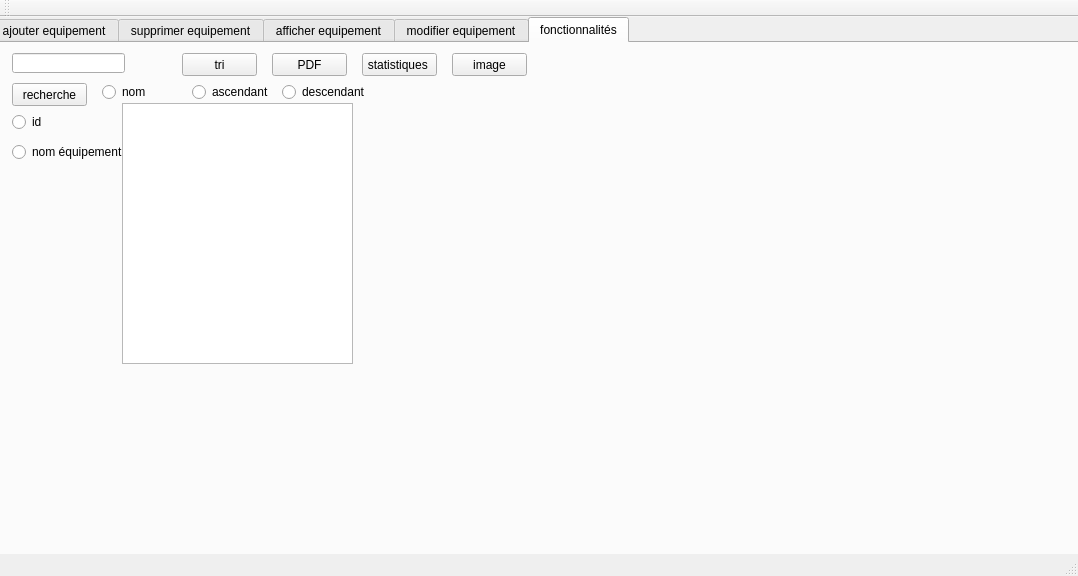
<?xml version="1.0" encoding="UTF-8"?>
<ui version="4.0">
 <class>MainWindow</class>
 <widget class="QMainWindow" name="MainWindow">
  <property name="geometry">
   <rect>
    <x>0</x>
    <y>0</y>
    <width>1078</width>
    <height>576</height>
   </rect>
  </property>
  <property name="windowTitle">
   <string>Gestion des Clients</string>
  </property>
  <widget class="QWidget" name="centralWidget">
   <widget class="QTabWidget" name="tabWidget">
    <property name="geometry">
     <rect>
      <x>-10</x>
      <y>0</y>
      <width>1091</width>
      <height>571</height>
     </rect>
    </property>
    <property name="currentIndex">
     <number>4</number>
    </property>
    <widget class="QWidget" name="widget_2">
     <attribute name="title">
      <string>ajouter equipement</string>
     </attribute>
     <widget class="QLabel" name="label">
      <property name="geometry">
       <rect>
        <x>430</x>
        <y>140</y>
        <width>21</width>
        <height>20</height>
       </rect>
      </property>
      <property name="text">
       <string>&lt;html&gt;&lt;head/&gt;&lt;body&gt;&lt;p&gt;&lt;span style=&quot; font-size:12pt; font-weight:600; color:#ff007f;&quot;&gt;id:&lt;/span&gt;&lt;/p&gt;&lt;/body&gt;&lt;/html&gt;</string>
      </property>
     </widget>
     <widget class="QLineEdit" name="le_id">
      <property name="geometry">
       <rect>
        <x>450</x>
        <y>140</y>
        <width>221</width>
        <height>20</height>
       </rect>
      </property>
     </widget>
     <widget class="QLineEdit" name="le_nom">
      <property name="geometry">
       <rect>
        <x>450</x>
        <y>170</y>
        <width>221</width>
        <height>20</height>
       </rect>
      </property>
     </widget>
     <widget class="QLineEdit" name="le_prix">
      <property name="geometry">
       <rect>
        <x>450</x>
        <y>200</y>
        <width>221</width>
        <height>20</height>
       </rect>
      </property>
     </widget>
     <widget class="QLineEdit" name="le_panne">
      <property name="geometry">
       <rect>
        <x>450</x>
        <y>230</y>
        <width>221</width>
        <height>21</height>
       </rect>
      </property>
     </widget>
     <widget class="QLabel" name="label_4">
      <property name="geometry">
       <rect>
        <x>270</x>
        <y>170</y>
        <width>181</width>
        <height>20</height>
       </rect>
      </property>
      <property name="text">
       <string>&lt;html&gt;&lt;head/&gt;&lt;body&gt;&lt;p&gt;&lt;span style=&quot; font-size:12pt; font-weight:600; color:#ff007f;&quot;&gt;nom de l'équipement:&lt;/span&gt;&lt;/p&gt;&lt;/body&gt;&lt;/html&gt;</string>
      </property>
     </widget>
     <widget class="QLabel" name="label_5">
      <property name="geometry">
       <rect>
        <x>410</x>
        <y>200</y>
        <width>41</width>
        <height>20</height>
       </rect>
      </property>
      <property name="text">
       <string>&lt;html&gt;&lt;head/&gt;&lt;body&gt;&lt;p&gt;&lt;span style=&quot; font-size:12pt; font-weight:600; color:#ff007f;&quot;&gt;prix:&lt;/span&gt;&lt;/p&gt;&lt;/body&gt;&lt;/html&gt;</string>
      </property>
     </widget>
     <widget class="QLabel" name="label_6">
      <property name="geometry">
       <rect>
        <x>390</x>
        <y>230</y>
        <width>61</width>
        <height>20</height>
       </rect>
      </property>
      <property name="text">
       <string>&lt;html&gt;&lt;head/&gt;&lt;body&gt;&lt;p&gt;&lt;span style=&quot; font-size:12pt; font-weight:600; color:#ff007f;&quot;&gt;panne:&lt;/span&gt;&lt;/p&gt;&lt;/body&gt;&lt;/html&gt;</string>
      </property>
     </widget>
     <widget class="QPushButton" name="pb_ajout">
      <property name="geometry">
       <rect>
        <x>710</x>
        <y>170</y>
        <width>81</width>
        <height>41</height>
       </rect>
      </property>
      <property name="text">
       <string>ajouter</string>
      </property>
     </widget>
     <widget class="QLabel" name="label_36">
      <property name="geometry">
       <rect>
        <x>940</x>
        <y>0</y>
        <width>141</width>
        <height>101</height>
       </rect>
      </property>
      <property name="text">
       <string/>
      </property>
      <property name="pixmap">
       <pixmap>../3.png</pixmap>
      </property>
     </widget>
     <widget class="QLabel" name="label_37">
      <property name="geometry">
       <rect>
        <x>10</x>
        <y>-30</y>
        <width>1071</width>
        <height>571</height>
       </rect>
      </property>
      <property name="text">
       <string/>
      </property>
      <property name="pixmap">
       <pixmap>../1.jpg</pixmap>
      </property>
     </widget>
     <zorder>label_37</zorder>
     <zorder>label</zorder>
     <zorder>le_id</zorder>
     <zorder>le_nom</zorder>
     <zorder>le_prix</zorder>
     <zorder>le_panne</zorder>
     <zorder>label_4</zorder>
     <zorder>label_5</zorder>
     <zorder>label_6</zorder>
     <zorder>pb_ajout</zorder>
     <zorder>label_36</zorder>
    </widget>
    <widget class="QWidget" name="widget">
     <attribute name="title">
      <string>supprimer equipement</string>
     </attribute>
     <widget class="QLabel" name="label_7">
      <property name="geometry">
       <rect>
        <x>390</x>
        <y>190</y>
        <width>21</width>
        <height>16</height>
       </rect>
      </property>
      <property name="text">
       <string>&lt;html&gt;&lt;head/&gt;&lt;body&gt;&lt;p&gt;&lt;span style=&quot; font-size:12pt; font-weight:600; color:#ff007f;&quot;&gt;id:&lt;/span&gt;&lt;/p&gt;&lt;/body&gt;&lt;/html&gt;</string>
      </property>
     </widget>
     <widget class="QLineEdit" name="id_supp">
      <property name="geometry">
       <rect>
        <x>420</x>
        <y>190</y>
        <width>301</width>
        <height>20</height>
       </rect>
      </property>
      <property name="text">
       <string/>
      </property>
     </widget>
     <widget class="QPushButton" name="pb_supp">
      <property name="geometry">
       <rect>
        <x>510</x>
        <y>220</y>
        <width>121</width>
        <height>23</height>
       </rect>
      </property>
      <property name="text">
       <string>supprimer</string>
      </property>
     </widget>
     <widget class="QLabel" name="label_33">
      <property name="geometry">
       <rect>
        <x>0</x>
        <y>0</y>
        <width>1091</width>
        <height>551</height>
       </rect>
      </property>
      <property name="text">
       <string/>
      </property>
      <property name="pixmap">
       <pixmap>../2.jpg</pixmap>
      </property>
     </widget>
     <widget class="QLabel" name="label_34">
      <property name="geometry">
       <rect>
        <x>940</x>
        <y>0</y>
        <width>141</width>
        <height>101</height>
       </rect>
      </property>
      <property name="text">
       <string/>
      </property>
      <property name="pixmap">
       <pixmap>../3.png</pixmap>
      </property>
     </widget>
     <zorder>label_33</zorder>
     <zorder>label_7</zorder>
     <zorder>id_supp</zorder>
     <zorder>pb_supp</zorder>
     <zorder>label_34</zorder>
    </widget>
    <widget class="QWidget" name="tab">
     <attribute name="title">
      <string>afficher equipement</string>
     </attribute>
     <widget class="QTableView" name="tab_equipement">
      <property name="geometry">
       <rect>
        <x>170</x>
        <y>80</y>
        <width>611</width>
        <height>231</height>
       </rect>
      </property>
     </widget>
     <widget class="QLabel" name="label_32">
      <property name="geometry">
       <rect>
        <x>-120</x>
        <y>-40</y>
        <width>1231</width>
        <height>591</height>
       </rect>
      </property>
      <property name="text">
       <string/>
      </property>
      <property name="pixmap">
       <pixmap>../1.jpg</pixmap>
      </property>
     </widget>
     <widget class="QLabel" name="label_35">
      <property name="geometry">
       <rect>
        <x>940</x>
        <y>0</y>
        <width>141</width>
        <height>101</height>
       </rect>
      </property>
      <property name="text">
       <string/>
      </property>
      <property name="pixmap">
       <pixmap>../3.png</pixmap>
      </property>
     </widget>
     <widget class="QLineEdit" name="lineEdit_3">
      <property name="geometry">
       <rect>
        <x>330</x>
        <y>350</y>
        <width>113</width>
        <height>20</height>
       </rect>
      </property>
     </widget>
     <widget class="QPushButton" name="pushButton">
      <property name="geometry">
       <rect>
        <x>480</x>
        <y>350</y>
        <width>75</width>
        <height>23</height>
       </rect>
      </property>
      <property name="text">
       <string>modifier</string>
      </property>
     </widget>
     <zorder>label_32</zorder>
     <zorder>tab_equipement</zorder>
     <zorder>label_35</zorder>
     <zorder>lineEdit_3</zorder>
     <zorder>pushButton</zorder>
    </widget>
    <widget class="QWidget" name="tab_2">
     <attribute name="title">
      <string>modifier equipement</string>
     </attribute>
     <widget class="QLabel" name="label_2">
      <property name="geometry">
       <rect>
        <x>370</x>
        <y>180</y>
        <width>21</width>
        <height>20</height>
       </rect>
      </property>
      <property name="text">
       <string>&lt;html&gt;&lt;head/&gt;&lt;body&gt;&lt;p&gt;&lt;span style=&quot; font-size:12pt; font-weight:600; color:#ff007f;&quot;&gt;id:&lt;/span&gt;&lt;/p&gt;&lt;/body&gt;&lt;/html&gt;</string>
      </property>
     </widget>
     <widget class="QLineEdit" name="le__prix">
      <property name="geometry">
       <rect>
        <x>400</x>
        <y>240</y>
        <width>181</width>
        <height>20</height>
       </rect>
      </property>
     </widget>
     <widget class="QLabel" name="label_3">
      <property name="geometry">
       <rect>
        <x>230</x>
        <y>210</y>
        <width>161</width>
        <height>20</height>
       </rect>
      </property>
      <property name="text">
       <string>&lt;html&gt;&lt;head/&gt;&lt;body&gt;&lt;p&gt;&lt;span style=&quot; font-size:12pt; font-weight:600; color:#ff007f;&quot;&gt;nom d'équipement:&lt;/span&gt;&lt;/p&gt;&lt;/body&gt;&lt;/html&gt;</string>
      </property>
     </widget>
     <widget class="QLabel" name="label_8">
      <property name="geometry">
       <rect>
        <x>350</x>
        <y>240</y>
        <width>41</width>
        <height>20</height>
       </rect>
      </property>
      <property name="text">
       <string>&lt;html&gt;&lt;head/&gt;&lt;body&gt;&lt;p&gt;&lt;span style=&quot; font-size:12pt; font-weight:600; color:#ff007f;&quot;&gt;prix:&lt;/span&gt;&lt;/p&gt;&lt;/body&gt;&lt;/html&gt;</string>
      </property>
     </widget>
     <widget class="QLabel" name="label_9">
      <property name="geometry">
       <rect>
        <x>330</x>
        <y>270</y>
        <width>61</width>
        <height>20</height>
       </rect>
      </property>
      <property name="text">
       <string>&lt;html&gt;&lt;head/&gt;&lt;body&gt;&lt;p&gt;&lt;span style=&quot; font-size:12pt; font-weight:600; color:#ff007f;&quot;&gt;panne:&lt;/span&gt;&lt;/p&gt;&lt;/body&gt;&lt;/html&gt;</string>
      </property>
     </widget>
     <widget class="QLineEdit" name="le__id">
      <property name="geometry">
       <rect>
        <x>400</x>
        <y>180</y>
        <width>181</width>
        <height>20</height>
       </rect>
      </property>
     </widget>
     <widget class="QLineEdit" name="le__panne">
      <property name="geometry">
       <rect>
        <x>402</x>
        <y>270</y>
        <width>181</width>
        <height>20</height>
       </rect>
      </property>
     </widget>
     <widget class="QLineEdit" name="le__nom">
      <property name="geometry">
       <rect>
        <x>400</x>
        <y>210</y>
        <width>181</width>
        <height>20</height>
       </rect>
      </property>
      <property name="text">
       <string/>
      </property>
     </widget>
     <widget class="QPushButton" name="pb_modifier">
      <property name="geometry">
       <rect>
        <x>620</x>
        <y>210</y>
        <width>75</width>
        <height>51</height>
       </rect>
      </property>
      <property name="text">
       <string>modifier</string>
      </property>
     </widget>
     <widget class="QLabel" name="label_29">
      <property name="geometry">
       <rect>
        <x>-240</x>
        <y>-240</y>
        <width>1621</width>
        <height>841</height>
       </rect>
      </property>
      <property name="text">
       <string/>
      </property>
      <property name="pixmap">
       <pixmap>../2.jpg</pixmap>
      </property>
     </widget>
     <widget class="QLabel" name="label_30">
      <property name="geometry">
       <rect>
        <x>940</x>
        <y>0</y>
        <width>141</width>
        <height>101</height>
       </rect>
      </property>
      <property name="text">
       <string/>
      </property>
      <property name="pixmap">
       <pixmap>../3.png</pixmap>
      </property>
     </widget>
     <widget class="QLineEdit" name="lineEdit_2">
      <property name="geometry">
       <rect>
        <x>402</x>
        <y>120</y>
        <width>181</width>
        <height>20</height>
       </rect>
      </property>
     </widget>
     <zorder>label_29</zorder>
     <zorder>label_2</zorder>
     <zorder>le__prix</zorder>
     <zorder>label_3</zorder>
     <zorder>label_8</zorder>
     <zorder>label_9</zorder>
     <zorder>le__id</zorder>
     <zorder>le__panne</zorder>
     <zorder>le__nom</zorder>
     <zorder>pb_modifier</zorder>
     <zorder>label_30</zorder>
     <zorder>lineEdit_2</zorder>
    </widget>
    <widget class="QWidget" name="tab_3">
     <attribute name="title">
      <string>fonctionnalités</string>
     </attribute>
     <widget class="QRadioButton" name="radioButton_id">
      <property name="geometry">
       <rect>
        <x>20</x>
        <y>70</y>
        <width>83</width>
        <height>18</height>
       </rect>
      </property>
      <property name="text">
       <string>id</string>
      </property>
     </widget>
     <widget class="QRadioButton" name="radioButton_nom">
      <property name="geometry">
       <rect>
        <x>20</x>
        <y>100</y>
        <width>111</width>
        <height>18</height>
       </rect>
      </property>
      <property name="text">
       <string>nom équipement</string>
      </property>
     </widget>
     <widget class="QPushButton" name="pb_rech">
      <property name="geometry">
       <rect>
        <x>20</x>
        <y>40</y>
        <width>75</width>
        <height>23</height>
       </rect>
      </property>
      <property name="text">
       <string>recherche</string>
      </property>
     </widget>
     <widget class="QPushButton" name="pb_tri">
      <property name="geometry">
       <rect>
        <x>190</x>
        <y>10</y>
        <width>75</width>
        <height>23</height>
       </rect>
      </property>
      <property name="text">
       <string>tri</string>
      </property>
     </widget>
     <widget class="QPushButton" name="pb_stat">
      <property name="geometry">
       <rect>
        <x>370</x>
        <y>10</y>
        <width>75</width>
        <height>23</height>
       </rect>
      </property>
      <property name="text">
       <string>statistiques </string>
      </property>
     </widget>
     <widget class="QLineEdit" name="lineEdit">
      <property name="geometry">
       <rect>
        <x>20</x>
        <y>10</y>
        <width>113</width>
        <height>20</height>
       </rect>
      </property>
     </widget>
     <widget class="QRadioButton" name="rb_asc_historique">
      <property name="geometry">
       <rect>
        <x>200</x>
        <y>40</y>
        <width>83</width>
        <height>18</height>
       </rect>
      </property>
      <property name="text">
       <string>ascendant</string>
      </property>
     </widget>
     <widget class="QRadioButton" name="rb_des_historique">
      <property name="geometry">
       <rect>
        <x>290</x>
        <y>40</y>
        <width>83</width>
        <height>18</height>
       </rect>
      </property>
      <property name="text">
       <string>descendant </string>
      </property>
     </widget>
     <widget class="QPushButton" name="pb_PDF">
      <property name="geometry">
       <rect>
        <x>280</x>
        <y>10</y>
        <width>75</width>
        <height>23</height>
       </rect>
      </property>
      <property name="text">
       <string>PDF</string>
      </property>
     </widget>
     <widget class="QTableView" name="tableView">
      <property name="geometry">
       <rect>
        <x>130</x>
        <y>60</y>
        <width>231</width>
        <height>261</height>
       </rect>
      </property>
     </widget>
     <widget class="QLabel" name="label_11">
      <property name="geometry">
       <rect>
        <x>370</x>
        <y>60</y>
        <width>47</width>
        <height>14</height>
       </rect>
      </property>
      <property name="text">
       <string/>
      </property>
     </widget>
     <widget class="QLabel" name="label_21">
      <property name="geometry">
       <rect>
        <x>360</x>
        <y>40</y>
        <width>47</width>
        <height>14</height>
       </rect>
      </property>
      <property name="text">
       <string/>
      </property>
     </widget>
     <widget class="QLabel" name="label_22">
      <property name="geometry">
       <rect>
        <x>490</x>
        <y>110</y>
        <width>47</width>
        <height>14</height>
       </rect>
      </property>
      <property name="text">
       <string/>
      </property>
     </widget>
     <widget class="QLabel" name="label_23">
      <property name="geometry">
       <rect>
        <x>490</x>
        <y>80</y>
        <width>47</width>
        <height>14</height>
       </rect>
      </property>
      <property name="text">
       <string/>
      </property>
     </widget>
     <widget class="QPushButton" name="pb_image">
      <property name="geometry">
       <rect>
        <x>460</x>
        <y>10</y>
        <width>75</width>
        <height>23</height>
       </rect>
      </property>
      <property name="text">
       <string>image</string>
      </property>
     </widget>
     <widget class="QLabel" name="label_pic">
      <property name="geometry">
       <rect>
        <x>540</x>
        <y>10</y>
        <width>381</width>
        <height>371</height>
       </rect>
      </property>
      <property name="text">
       <string/>
      </property>
     </widget>
     <widget class="QLabel" name="label_10">
      <property name="geometry">
       <rect>
        <x>10</x>
        <y>-20</y>
        <width>1071</width>
        <height>571</height>
       </rect>
      </property>
      <property name="text">
       <string/>
      </property>
      <property name="pixmap">
       <pixmap>../1.jpg</pixmap>
      </property>
     </widget>
     <widget class="QLabel" name="label_31">
      <property name="geometry">
       <rect>
        <x>940</x>
        <y>0</y>
        <width>141</width>
        <height>101</height>
       </rect>
      </property>
      <property name="text">
       <string/>
      </property>
      <property name="pixmap">
       <pixmap>../3.png</pixmap>
      </property>
     </widget>
     <widget class="QRadioButton" name="nom_asc">
      <property name="geometry">
       <rect>
        <x>110</x>
        <y>40</y>
        <width>83</width>
        <height>18</height>
       </rect>
      </property>
      <property name="text">
       <string>nom</string>
      </property>
     </widget>
     <zorder>label_10</zorder>
     <zorder>radioButton_id</zorder>
     <zorder>radioButton_nom</zorder>
     <zorder>pb_rech</zorder>
     <zorder>pb_tri</zorder>
     <zorder>pb_stat</zorder>
     <zorder>lineEdit</zorder>
     <zorder>rb_asc_historique</zorder>
     <zorder>rb_des_historique</zorder>
     <zorder>pb_PDF</zorder>
     <zorder>tableView</zorder>
     <zorder>label_11</zorder>
     <zorder>label_21</zorder>
     <zorder>label_22</zorder>
     <zorder>label_23</zorder>
     <zorder>pb_image</zorder>
     <zorder>label_pic</zorder>
     <zorder>label_31</zorder>
     <zorder>nom_asc</zorder>
    </widget>
   </widget>
  </widget>
  <widget class="QMenuBar" name="menuBar">
   <property name="geometry">
    <rect>
     <x>0</x>
     <y>0</y>
     <width>1078</width>
     <height>22</height>
    </rect>
   </property>
  </widget>
  <widget class="QToolBar" name="mainToolBar">
   <attribute name="toolBarArea">
    <enum>TopToolBarArea</enum>
   </attribute>
   <attribute name="toolBarBreak">
    <bool>false</bool>
   </attribute>
  </widget>
  <widget class="QStatusBar" name="statusBar"/>
 </widget>
 <layoutdefault spacing="6" margin="11"/>
 <resources/>
 <connections/>
</ui>
